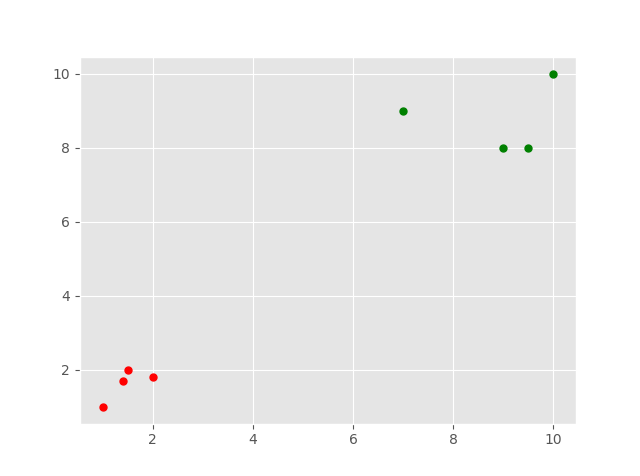

This chart was generated by the following Python code:
import matplotlib.pyplot as plt
from matplotlib import style
from sklearn.cluster import KMeans

X = [[1.0, 1.0], [7.0, 9.0], [9.5, 8.0], [1.5, 2.0], [1.4, 1.7], [10, 10], [9.0, 8.0], [2.0, 1.8]]

kmeans = KMeans(n_clusters=2)
kmeans.fit(X)

centroids = kmeans.cluster_centers_
labels = kmeans.labels_

print(centroids)
print(labels)
print()

style.use("ggplot")

colors = ["g.", "r."]

for i in range(len(X)):
    print("training example :", X[i], "\tcentroid label:", labels[i])
    plt.plot(X[i][0], X[i][1], colors[labels[i]], markersize=10)

plt.show()
